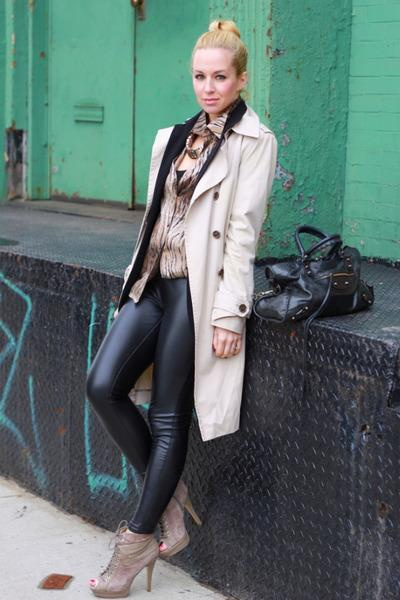
#> input picture MAD/TASK1/sample_testset/images/00c58d88-53e0-5314-947d-4763004df6df.jpg, 400 x 600 px; its folder holds only this picture in this run
$ jupyter execute --allow-errors Task1.ipynb
#> lines starting #> are read from the running program, lines starting #| are printed output that depends on the picture
[cell 1]
import json
import numpy as np
from PIL import Image
from keras_preprocessing import image
import numpy as np
import pandas as pd
from keras import applications
import numpy as np
import imutils
from tqdm import tqdm
from keras.layers import Dropout, Dense, Activation, GlobalAveragePooling2D

#> (a cell that did not finish here is left out)

[cell 3]
def get_images(file_list):
        target_size = (299, 299)
        images = []
        for file in file_list:
            img = Image.open(file)
#> img is the input picture: PIL image 400x600 RGB; mean R, G, B 93, 113.3, 110
            if img.size != target_size:
                img = img.resize(target_size)
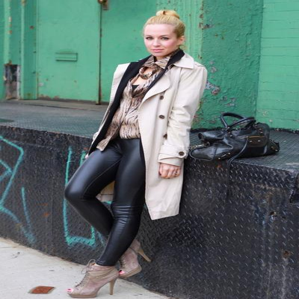
#> img: PIL image 299x299 RGB; mean R, G, B 93, 113.3, 110
            img = image.img_to_array(img)
            img /= 255.
            images.append(img)
        return np.array(images)


$ run again, on MAD/TASK1/sample_testset/images/25f71cd6-cfae-4975-a757-9c1be7cac4d3.jpg
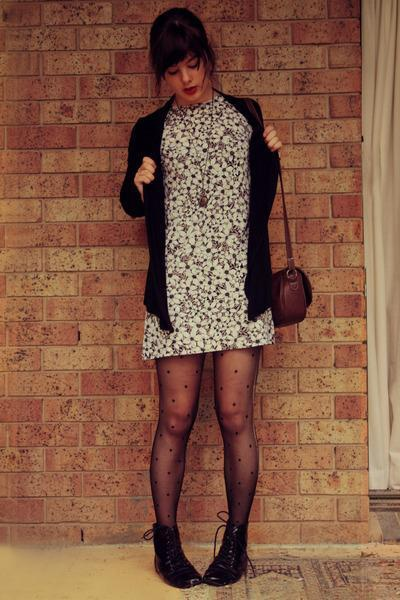
#> input picture MAD/TASK1/sample_testset/images/25f71cd6-cfae-4975-a757-9c1be7cac4d3.jpg, 400 x 600 px
#> in get_images, img is the input picture: PIL image 400x600 RGB; mean R, G, B 131.4, 89.6, 68.5
#> in get_images, `img = img.resize(target_size)`:
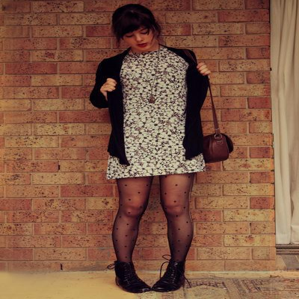
#> img: PIL image 299x299 RGB; mean R, G, B 131.4, 89.6, 68.5

$ run again, on MAD/TASK1/sample_testset/images/2842f417-1322-4c9f-86c2-51636b26d25c.jpg
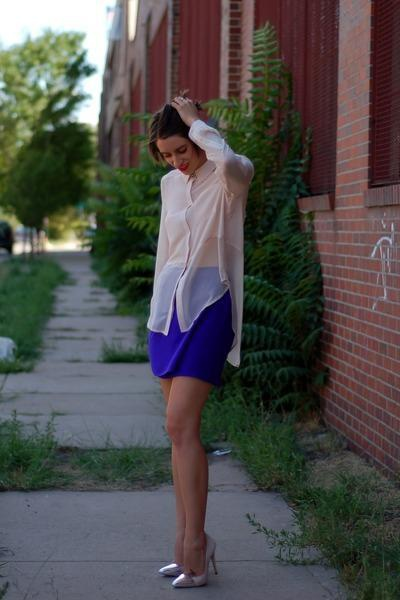
#> input picture MAD/TASK1/sample_testset/images/2842f417-1322-4c9f-86c2-51636b26d25c.jpg, 400 x 600 px
#> in get_images, img is the input picture: PIL image 400x600 RGB; mean R, G, B 79.4, 77.5, 75.5
#> in get_images, `img = img.resize(target_size)`:
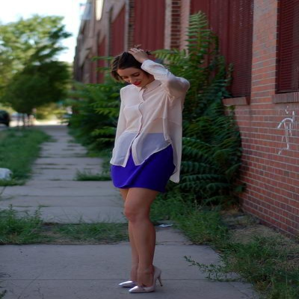
#> img: PIL image 299x299 RGB; mean R, G, B 79.4, 77.5, 75.5

$ run again, on MAD/TASK1/sample_testset/images/13e86ee2-f02a-5246-8554-f9ae7ba22ca9.jpg
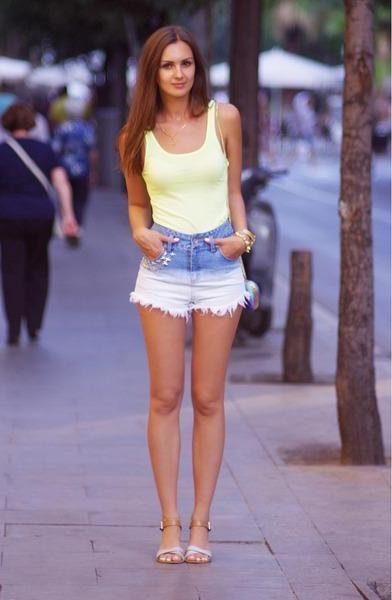
#> input picture MAD/TASK1/sample_testset/images/13e86ee2-f02a-5246-8554-f9ae7ba22ca9.jpg, 392 x 600 px
#> in get_images, img is the input picture: PIL image 392x600 RGB; mean R, G, B 130.5, 113.5, 133.3
#> in get_images, `img = img.resize(target_size)`:
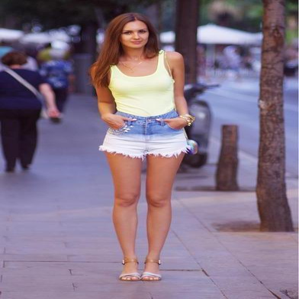
#> img: PIL image 299x299 RGB; mean R, G, B 130.5, 113.5, 133.3
